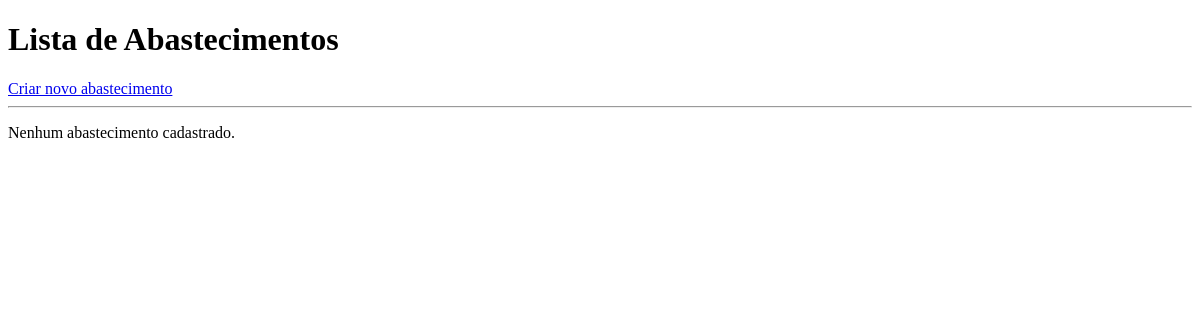
The app's page /abastecimentos/ (signed in), older data.
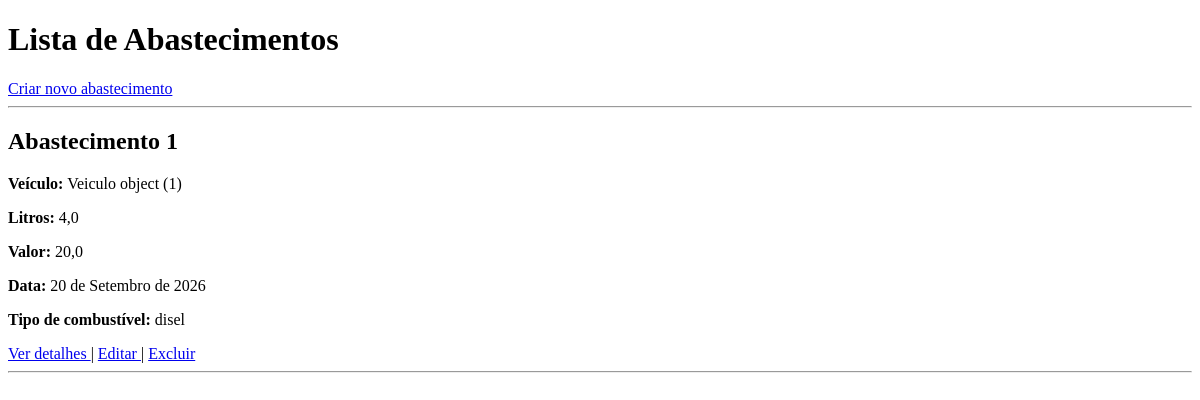
The same page, newer data.
### abastecimento/models.py (models this page shows)
class Abastecimento(models.Model):
    veiculo = models.ForeignKey(
        'veiculo.Veiculo',
        on_delete=models.CASCADE
    )
    litros = models.FloatField()
    valor = models.FloatField()
    data = models.DateField()
    tipo_combustivel = models.CharField(max_length=50)

### veiculo/models.py (models this page shows)
class Veiculo(models.Model):
    placa = models.CharField(max_length=10)
    modelo = models.CharField(max_length=100)
    marca = models.CharField(max_length=100)
    ano = models.IntegerField()
    quilometragem = models.FloatField()
    status = models.CharField(max_length=50)
    capacidade_carga = models.FloatField()

### abastecimento/views.py (the view)
# urls.py: path('', views.abastecimento_list, name='abastecimento_list'),
@login_required
@permission_required('abastecimento.view_abastecimento', raise_exception=True)
def abastecimento_list(request):
    objetos = Abastecimento.objects.all()
    return render(request, 'abastecimento/abastecimento_list.html', {
        'objetos': objetos
    })

### abastecimento/templates/abastecimento/abastecimento_list.html (shortened to what this page needs)
<!DOCTYPE html>
<html>
<head>
</head>
<body>
    <h1>Lista de Abastecimentos</h1>
    <a href="{% url 'abastecimento_create' %}">
        Criar novo abastecimento
    </a>
    <hr>
    {% for objeto in objetos %}
        <h2>Abastecimento {{ objeto.id }}</h2>
        <p>
            <strong>Veículo:</strong>
            {{ objeto.veiculo }}
        </p>
        <p>
            <strong>Litros:</strong>
            {{ objeto.litros }}
        </p>
        <p>
            <strong>Valor:</strong>
            {{ objeto.valor }}
        </p>
        <p>
            <strong>Data:</strong>
            {{ objeto.data }}
        </p>
        <p>
            <strong>Tipo de combustível:</strong>
            {{ objeto.tipo_combustivel }}
        </p>
        <a href="{% url 'abastecimento_detail' objeto.pk %}">
            Ver detalhes
        </a>
        |
        <a href="{% url 'abastecimento_update' objeto.pk %}">
            Editar
        </a>
        |
        <a href="{% url 'abastecimento_delete' objeto.pk %}">
            Excluir
        </a>
        <hr>
    {% empty %}
        <p>Nenhum abastecimento cadastrado.</p>
    {% endfor %}
</body>
</html>

Row changes from the older to the newer data that the page shows:
added Abastecimento: id "1", veiculo "Veiculo object (1)", litros "4,0", valor "20,0", data "20 de Setembro de 2026", tipo_combustivel "disel"
Text that changed along with them:
text no longer shown: "Nenhum abastecimento cadastrado."
